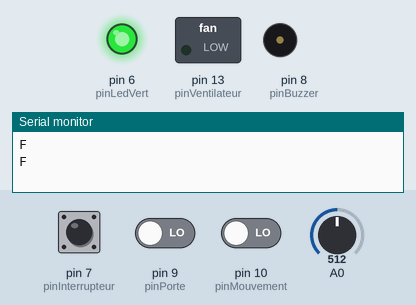
Simulated run of this sketch. Board: Arduino Uno, built with avr-gcc and run on an emulated ATmega328P. Shown: switched loads named in the sketch (green lamp = pin HIGH), output pins drawn as LEDs (lit = HIGH), buzzer (waves = sounding, pin HIGH), the last lines printed to the serial monitor. The test bench sets the inputs (shaded band); at power-on: pin 7 (pinInterrupteur) LOW, pin 9 (pinPorte) LOW, pin 10 (pinMouvement) LOW, A0 = 512.

Above: at 2.8 s.
2.9 s: pin 7 (pinInterrupteur) pulled HIGH for 1.3 s
At 3.4 s:
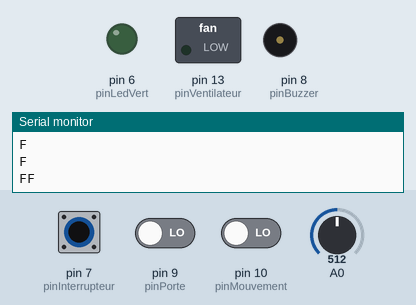
9.5 s: pin 7 (pinInterrupteur) pulled HIGH for 1.3 s
At 11.6 s:
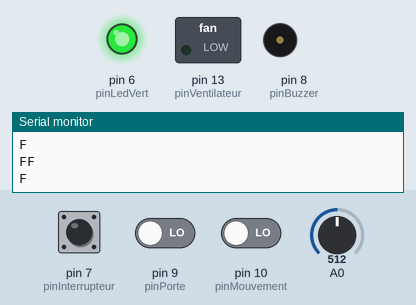
12.3 s: pin 7 (pinInterrupteur) pulled HIGH for 3.2 s
At 13.4 s:
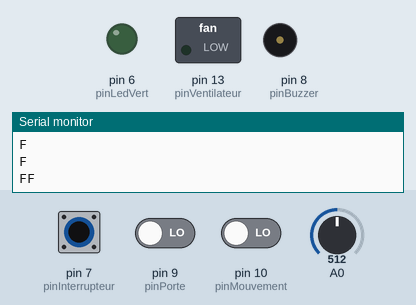
17.5 s: pin 7 (pinInterrupteur) driven HIGH and pin 9 (pinPorte) driven HIGH
At 19.0 s:
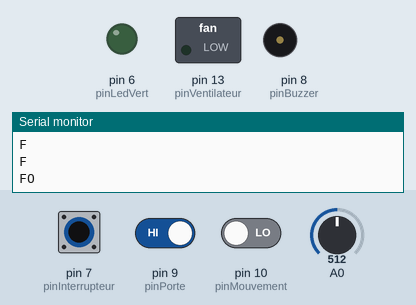
20.5 s: pin 7 (pinInterrupteur) driven LOW
At 21.6 s:
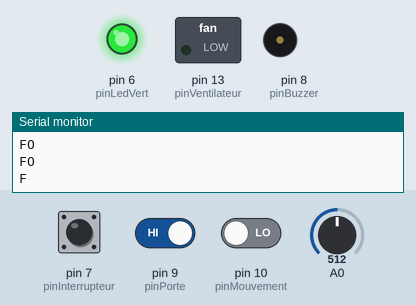
Timing chart, 0 to 23.5 s (numbered marks = the images above; inputs shaded):
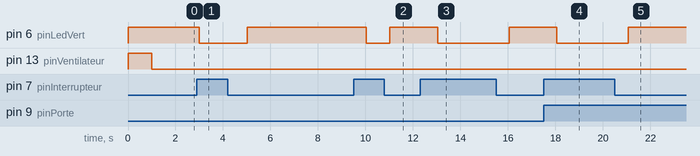

The sketch:

Main.ino
```cpp
//biblioteque
#include <LiquidCrystal.h>

//initialisation et variables
  //lcd (6 pin)
  LiquidCrystal lcd(12,11,5,4,3,2); // on crée l'objet écran
  //interrupteur
 int pinInterrupteur = 7;//
  //mouvement (1 pin) (gris = 5v, noir = GND), fil blanc = la mesure
 int pinMouvement = 10;
  //ouverture/fermeture fenetre (1 pin)
 int pinPorte = 9;
  //buzzer (1 pin)
 int pinBuzzer = 8;
  //température (A0)
  //pas besoin de pin pour celui là

  //ventilateur (1 pin)
 int pinVentilateur = 13;
  //des leds liés aux différents appareil (4 ?)
 //int pinLedRouge = 7;
 int pinLedVert = 6;
  //pinLedBleu = ;
  //etat booleen
  int etatCapteurMouvement;
  float etatInterrupteur;
  boolean etatPorte;

  //chaine a envoyé pour le raspbery (vide au début et on concaténe l'état de chque capteur après )
  String message ="";

//temperature
int valeur_brute;
float temperature_celcius;

//fonction supplémentaire
 void buzzer()
{
  digitalWrite(pinBuzzer, HIGH);
  tone(pinBuzzer, 1000);
  delay(100);
  noTone(pinBuzzer);
  digitalWrite(pinBuzzer, LOW);
}

/////////////////////////////////////
void setup() {
  //mode des pins
pinMode(pinInterrupteur, INPUT);
pinMode(pinMouvement, INPUT);
pinMode(pinPorte, INPUT);
pinMode(pinBuzzer,OUTPUT);
pinMode(pinVentilateur, OUTPUT);
//pinMode(pinLedRouge, OUTPUT);
pinMode(pinLedVert, OUTPUT);

//initialisation de la communication Serial
Serial.begin(9600);

//initialisation des pins en mode sortie sur pas de courant
digitalWrite(pinBuzzer, LOW);
digitalWrite(pinVentilateur, LOW);
//digitalWrite(pinLedRouge, LOW);
digitalWrite(pinLedVert, LOW);
}
/////////////////////////////////////
int flag =0;
String message2 ="";String message3 ="O";String message4 ="F";
void loop() {
 lcd.clear();
//on fait le tour des capteurs
message ="";
//interrupteur
etatInterrupteur = digitalRead(pinInterrupteur);

if(etatInterrupteur == HIGH) //si il est sur HIGH on surveille tout les capteurs
  {

    //led
      digitalWrite(pinLedVert, LOW);
      //digitalWrite(pinLedRouge, LOW);

    //cpt mouvement (gris = 5v, noir = GND)  + pas de buzzer
      etatCapteurMouvement = digitalRead(pinMouvement);
      if (etatCapteurMouvement == HIGH)//                             BLOCAGE 4sec sur la détection de mouvement
        {
          message2 = message;
          message = message2+message3; //ouvert =  allumé
          //Serial.println("OUVERT MOUV");

        }
      else
       {// Serial.println("FERME MOUV");
       message2 = message;
        message = message2+message4;} // fermé = pas de mouvement

    //la porte si ouvert -> led
      etatPorte = digitalRead(pinPorte);
      if (etatPorte == HIGH)
      {message2 = message;
         message = message2+message3; //ouvert =  allumé

      }
      else
      {message2 = message;
      message = message2+message4;} // fermé = pas de mouvement

    //cpt température
      // Mesure la tension sur la broche A0
      valeur_brute = analogRead(A0);
      // Transforme la mesure (nombre entier) en température via un produit en croix
      temperature_celcius = valeur_brute * (5.0 / 1023.0 * 100.0)-3.0;
      // affichage sur le LCD
      lcd.setCursor(0,0);
      lcd.print("temperature:");
      lcd.print(temperature_celcius);
   //Serial.println(temperature_celcius);

    //ventilateur
      if (temperature_celcius > 22.0)
      {
        if(flag == 0)
        {
          digitalWrite(pinVentilateur, HIGH);
          delay(1000);
         digitalWrite(pinVentilateur, LOW);
         }
         flag = 1;
      }
      else
      {
        flag=0;
        digitalWrite(pinVentilateur, LOW);
       }
      //envoie du message
      Serial.println(message);
  }

else //si l'interruteur est sur LOW on surveille les capteurs extérieurs
  {
    //led
      digitalWrite(pinLedVert, HIGH);
      //digitalWrite(pinLedRouge, HIGH);

    //cpt mouvement (gris = 5v, noir = GND)  + buzzer
      etatCapteurMouvement = digitalRead(pinMouvement);
      if (etatCapteurMouvement == HIGH)//                             BLOCAGE 4sec sur la détection de mouvement
        {
          message2 = message;
          message = message2+message3; //ouvert =  allumé
          //Serial.println("OUVERT MOUV");

        }
      else
       {// Serial.println("FERME MOUV");
       message2 = message;
        message = message2+message4;} // fermé = pas de mouvement

   //on gère pas la porte dans ce mode là

  //cpt température
      // Mesure la tension sur la broche A0
      valeur_brute = analogRead(A0);
      // Transforme la mesure (nombre entier) en température via un produit en croix
      temperature_celcius = valeur_brute * (5.0 / 1023.0 * 100.0);
      // affichage sur le LCD
      lcd.setCursor(0,0);
      lcd.print("temperature:");
      lcd.print(temperature_celcius);
    //Serial.println(temperature_celcius);
    //ventilateur
       if (temperature_celcius > 40.0)
      {
        if(flag == 0)
        {
          digitalWrite(pinVentilateur, HIGH);
          delay(1000);
         digitalWrite(pinVentilateur, LOW);
         }
         flag = 1;
      }
      else
      {
        flag=0;
        digitalWrite(pinVentilateur, LOW);
       }
      Serial.println(message);
  }
  delay(1000);
}
```

Measured:
- after the input at 2.9 s, pin 6 (pinLedVert): HIGH → LOW after 0.11 s, → HIGH 2.0 s later
- after the input at 9.5 s, pin 6 (pinLedVert): HIGH → LOW after 0.53 s, → HIGH 1.0 s later
- after the input at 12.3 s, pin 6 (pinLedVert): HIGH → LOW after 0.74 s, → HIGH 3.0 s later
- after the input at 17.5 s, pin 6 (pinLedVert): HIGH → LOW after 0.56 s
- after the input at 20.5 s, pin 6 (pinLedVert): LOW → HIGH after 0.57 s
